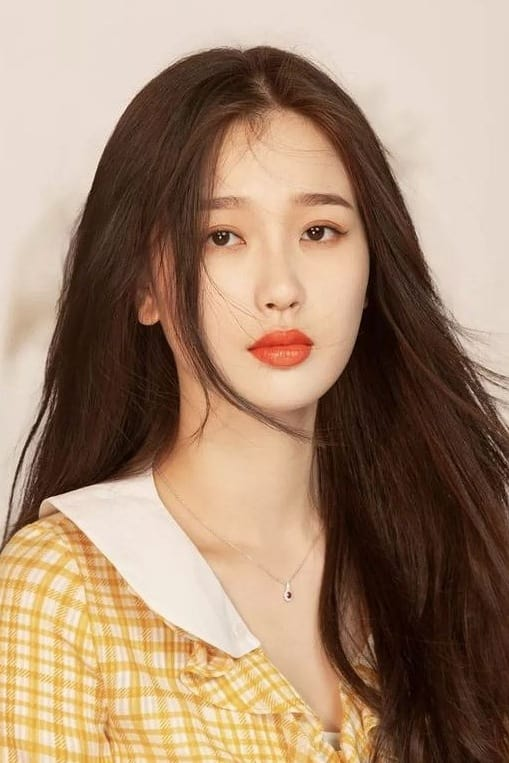
#> input picture pic2.jpg, 509 x 763 px
$ python main.py
#> lines starting #> are read from the running program, lines starting #| are printed output that depends on the picture; after the words box and inside, x2 and y2 are one past the last pixel; in counts of white or black regions, pixels touching at a corner belong together
import cv2
from PIL import Image
import numpy as np
import matplotlib.pyplot as plt


def show_image(img_path):
    # OpenCV
#> called with img_path = 'pic2.jpg'
    img_cv2 = cv2.imread(img_path)
#> img_cv2 is the input picture: shape (763, 509, 3); mean B, G, R 112.7, 136.1, 163.9
    img_cv2_rgb = cv2.cvtColor(img_cv2, cv2.COLOR_BGR2RGB)

    # PIL
    img_pil = Image.open(img_path)

    fig, axs = plt.subplots(1, 2, figsize=(10, 5))
    axs[0].imshow(img_cv2_rgb)
    axs[0].set_title("Зображення з OpenCV")
    axs[0].axis('off')

    axs[1].imshow(img_pil)
    axs[1].set_title("Зображення з PIL")
    axs[1].axis('off')

    plt.show()


def get_image_info(img_path):
#> called with img_path = 'pic2.jpg'
    img = Image.open(img_path)
    print(f"\nImage: {img_path}")
    print(f"Формат: {img.format}")
#| Формат: JPEG
    print(f"Розмір: {img.size}")
#| Розмір: (509, 763)
    print(f"Режим: {img.mode}")
#| Режим: RGB


def show_brightness_histogram(img_path):
#> called with img_path = 'pic2.jpg'
    img = Image.open(img_path).convert("L")
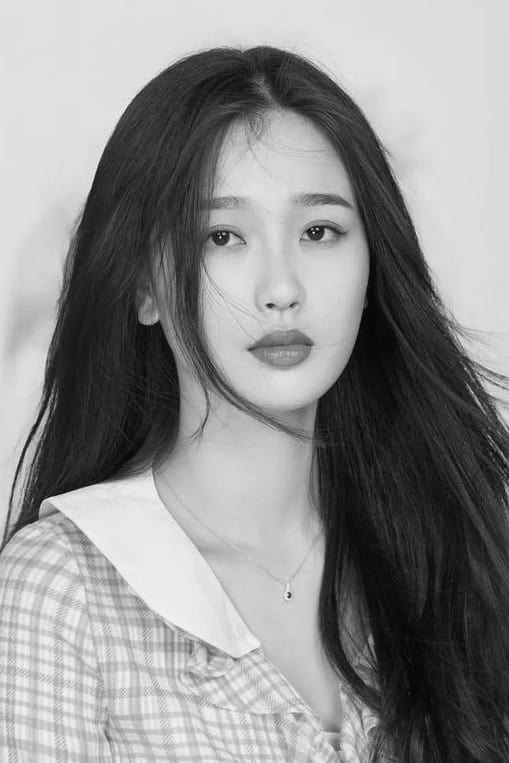
#> img: PIL image 509x763 L; min 4, max 246, mean 141.7
    histogram = img.histogram()
#> histogram = 256 values, max 20073 at index 223, min 0 at index 0, mean 1517.1

    plt.figure(figsize=(8, 6))
    plt.plot(histogram, color='black')
    plt.title("Гістограма яскравості")
    plt.xlabel("Яскравість")
    plt.ylabel("Кількість пікселів")

    plt.show()
#> figure, not shown here; curve peaks at x = 223, y = 20073


def improve_contrast(img_path, output_path):
#> called with img_path = 'pic2.jpg', output_path = 'contrast_pic2.jpg'
    img_cv2 = cv2.imread(img_path)
    img = cv2.cvtColor(img_cv2, cv2.COLOR_BGR2RGB)
    # підвищення контрасту
    contrast = 1.5
    img_contrast = cv2.addWeighted(img, contrast, np.zeros(img.shape, img.dtype), 0, 0)

    cv2.imwrite(output_path, img_contrast)

    plt.imshow(img_contrast)
    plt.title("Покращена контрасність")
    plt.axis('off')

    plt.show()


def apply_filters(img_path):
#> called with img_path = 'pic2.jpg'
    img = cv2.imread(img_path, 0)
#> img: shape (763, 509); min 0, max 250, mean 141.7

    # Гаусовий фільтр
    gaussian = cv2.GaussianBlur(img, (5, 5), 0)

    # Медіанний фільтр
    median = cv2.medianBlur(img, 5)

    # Біквадратний фільтр
    bilateral = cv2.bilateralFilter(img, 9, 75, 75)

    plt.figure(figsize=(10, 7))
    titles = ['Original Image', 'Гаусовий фільтр', 'Медіанний фільтр', 'Біквадратний фільтр']
    images = [img, gaussian, median, bilateral]

    for i in range(4):
        plt.subplot(2, 2, i + 1)
        plt.imshow(images[i], cmap='gray')
        plt.title(titles[i])
        plt.axis('off')

    plt.show()


def sharpen_image(img_path, output_path):
#> called with img_path = 'pic2.jpg', output_path = 'sharpened_pic2.jpg'
    img = cv2.imread(img_path)

    # фільтр для підвищення різкості
    kernel = np.array([[0, -1, 0],
                       [-1, 5, -1],
                       [0, -1, 0]])
    img_sharpened = cv2.filter2D(img, -1, kernel)

    cv2.imwrite(output_path, img_sharpened)

    plt.imshow(cv2.cvtColor(img_sharpened, cv2.COLOR_BGR2RGB))
    plt.title("Підвищена різкість")
    plt.axis('off')

    plt.show()


def threshold_segmentation(img_path):
#> called with img_path = 'pic2.jpg'
    img = cv2.imread(img_path, 0)

    # порогова сегментація з фіксованим порогом
    _, thresh_img = cv2.threshold(img, 127, 255, cv2.THRESH_BINARY)
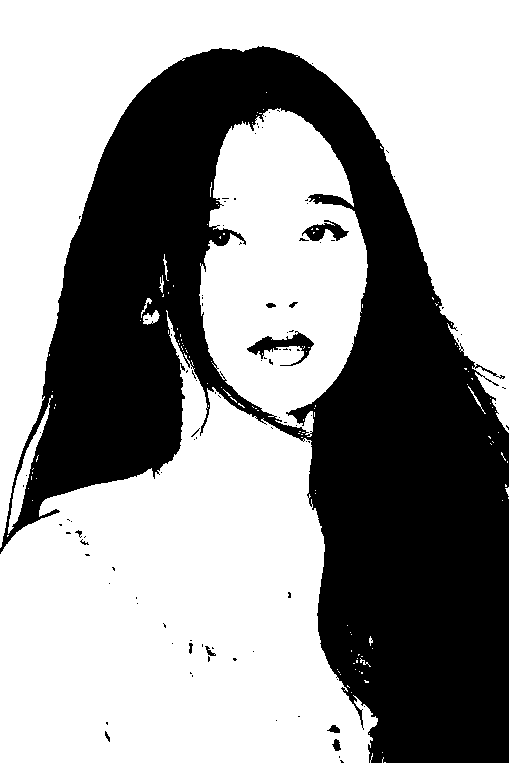
#> thresh_img: shape (763, 509); 60.4% white; 101 black regions (89 under 20 px), largest, box (x1, y1, x2, y2) and area: (0, 46, 509, 763) 151929, (247, 331, 314, 366) 779, (302, 220, 349, 241) 478

    # порогова сегментація з використанням методу Otsu
    _, otsu_img = cv2.threshold(img, 0, 255, cv2.THRESH_BINARY + cv2.THRESH_OTSU)
#> otsu_img: shape (763, 509); 60.6% white; 109 black regions (98 under 20 px), largest, box (x1, y1, x2, y2) and area: (0, 47, 509, 763) 151084, (247, 333, 314, 365) 672, (302, 220, 349, 241) 458

    plt.figure(figsize=(10, 5))
    plt.subplot(1, 2, 1)
    plt.imshow(thresh_img, cmap='gray')
    plt.title("Фіксований поріг")
    plt.axis('off')

    plt.subplot(1, 2, 2)
    plt.imshow(otsu_img, cmap='gray')
    plt.title("Метод Otsu")
    plt.axis('off')

    plt.show()


def watershed_segmentation(img_path):
#> called with img_path = 'pic2.jpg'
    img = cv2.imread(img_path)
    gray = cv2.cvtColor(img, cv2.COLOR_BGR2GRAY)
    _, binary_img = cv2.threshold(gray, 0, 255, cv2.THRESH_BINARY_INV + cv2.THRESH_OTSU)

    # відокремлення переднього та заднього планів
    kernel = np.ones((3, 3), np.uint8)
    sure_bg = cv2.dilate(binary_img, kernel, iterations=3)
#> sure_bg: shape (763, 509); 44.4% white; 21 white regions, largest, box (x1, y1, x2, y2) and area: (0, 44, 509, 763) 166961, (244, 327, 317, 369) 1862, (297, 217, 352, 244) 1090

    dist_transform = cv2.distanceTransform(binary_img, cv2.DIST_L2, 5)
    _, sure_fg = cv2.threshold(dist_transform, 0.7 * dist_transform.max(), 255, 0)
#> sure_fg: shape (763, 509) float32; 1.5% white; 1 white region, box (x1, y1, x2, y2) and area: (459, 590, 509, 763) 5989

    # маркування
    sure_fg = np.uint8(sure_fg)
    unknown = cv2.subtract(sure_bg, sure_fg)
#> unknown: shape (763, 509); 42.9% white; 21 white regions, largest, box (x1, y1, x2, y2) and area: (0, 44, 509, 763) 160972, (244, 327, 317, 369) 1862, (297, 217, 352, 244) 1090
    _, markers = cv2.connectedComponents(sure_fg)

    markers = markers + 1
    markers[unknown == 255] = 0
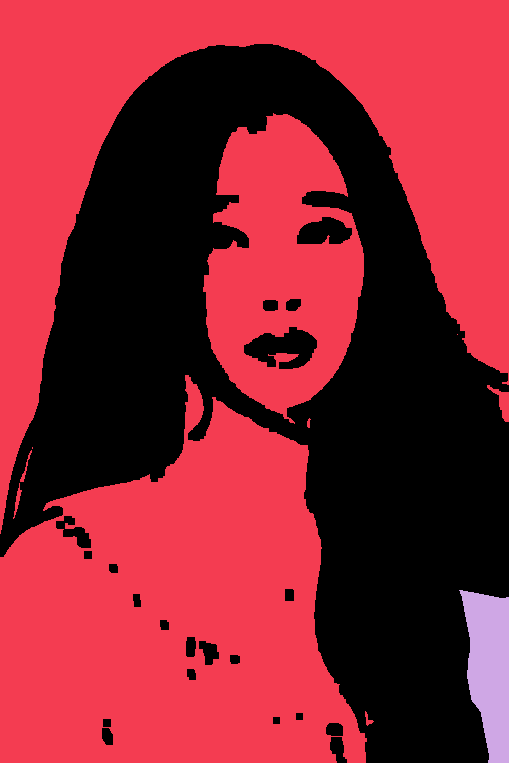
#> markers: shape (763, 509) int32; 3 distinct labels, from 0 to 2; one colour per label, 0 black

    # Watershed
    markers = cv2.watershed(img, markers)
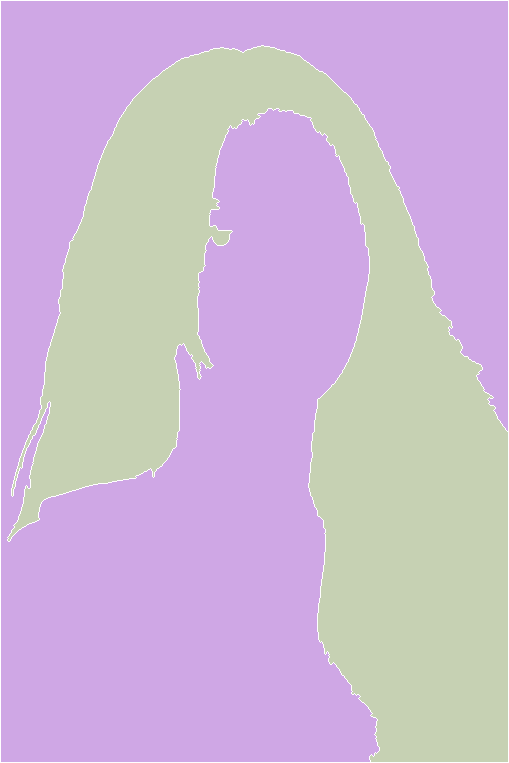
#> markers: shape (763, 509) int32; 3 distinct labels, from -1 to 2; one colour per label, 0 black, -1 white
    img[markers == -1] = [255, 0, 0]
#> img: shape (763, 509, 3)

    plt.imshow(cv2.cvtColor(img, cv2.COLOR_BGR2RGB))
    plt.title("Watershed сегментація")
    plt.axis('off')

    plt.show()


def grabcut_segmentation(img_path):
#> called with img_path = 'pic2.jpg'
    img = cv2.imread(img_path)
    mask = np.zeros(img.shape[:2], np.uint8)

    bgd_model = np.zeros((1, 65), np.float64)
    fgd_model = np.zeros((1, 65), np.float64)

    rect = (50, 50, img.shape[1] - 50, img.shape[0] - 50)
#> rect = (50, 50, 459, 713)

    # GrabCut
    cv2.grabCut(img, mask, rect, bgd_model, fgd_model, 5, cv2.GC_INIT_WITH_RECT)

    # маска для сегментованого зображення
    mask2 = np.where((mask == 2) | (mask == 0), 0, 1).astype('uint8')
    img_result = img * mask2[:, :, np.newaxis]

    plt.imshow(cv2.cvtColor(img_result, cv2.COLOR_BGR2RGB))
    plt.title("GrabCut сегментація")
    plt.axis('off')

    plt.show()


def detect_edges(img_path):
#> called with img_path = 'pic2.jpg'
    img = cv2.imread(img_path, 0)
    # алгоритм Canny
    edges = cv2.Canny(img, 100, 200)
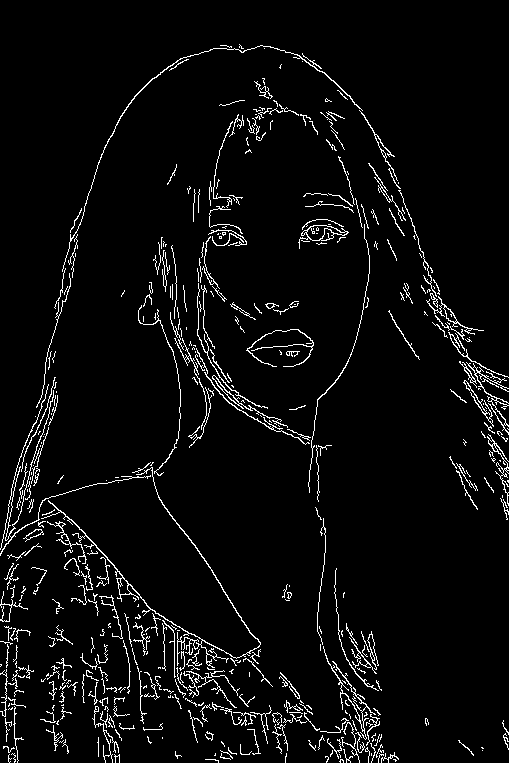
#> edges: shape (763, 509); 4.5% white in thin lines or dots

    plt.imshow(edges, cmap='gray')
    plt.title("Контури облич (Canny)")
    plt.axis('off')

    plt.show()


def sift_detector(img_path):
#> called with img_path = 'pic2.jpg'
    img = cv2.imread(img_path)
    gray = cv2.cvtColor(img, cv2.COLOR_BGR2GRAY)

    # SIFT детектор
    sift = cv2.SIFT_create()
    keypoints, descriptors = sift.detectAndCompute(gray, None)
#> keypoints = 1363 keypoints; strongest (x, y, size): (117, 399, 103.3), (270, 305, 4.1), (289, 597, 2.2), (224, 234, 1.8)

    img_sift = cv2.drawKeypoints(img, keypoints, None)
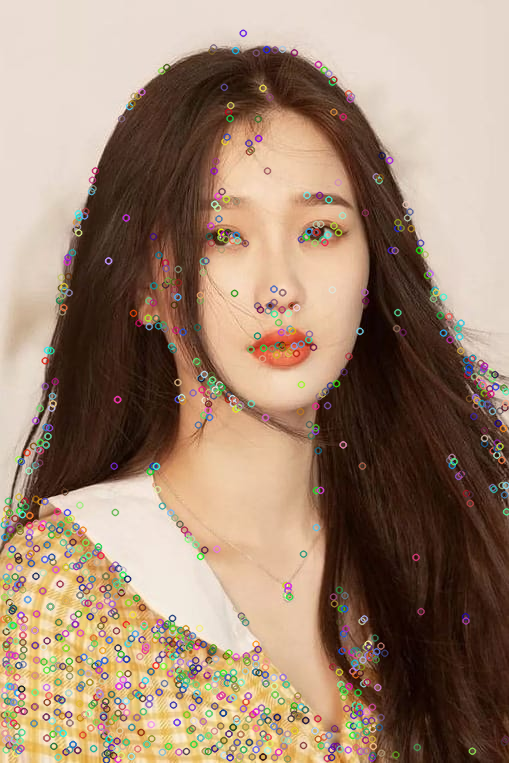
#> img_sift: shape (763, 509, 3); mean B, G, R 113.8, 134.4, 159.9

    plt.imshow(cv2.cvtColor(img_sift, cv2.COLOR_BGR2RGB))
    plt.title("SIFT Детектор")
    plt.axis('off')

    plt.show()


def surf_detector(img_path):
    img = cv2.imread(img_path)
    gray = cv2.cvtColor(img, cv2.COLOR_BGR2GRAY)

    surf = cv2.xfeatures2d.SURF_create(400)
    keypoints, descriptors = surf.detectAndCompute(gray, None)

    img_surf = cv2.drawKeypoints(img, keypoints, None)

    plt.imshow(cv2.cvtColor(img_surf, cv2.COLOR_BGR2RGB))
    plt.title("SURF Детектор")
    plt.axis('off')

    plt.show()


def orb_detector(img_path):
#> called with img_path = 'pic2.jpg'
    img = cv2.imread(img_path)
    gray = cv2.cvtColor(img, cv2.COLOR_BGR2GRAY)

    # ORB детектор
    orb = cv2.ORB_create()
    keypoints, descriptors = orb.detectAndCompute(gray, None)
#> keypoints = 500 keypoints; strongest (x, y, size): (289, 596, 31), (313, 232, 31), (317, 229, 31), (314, 227, 31)

    img_orb = cv2.drawKeypoints(img, keypoints, None, color=(0, 255, 0))

    plt.imshow(cv2.cvtColor(img_orb, cv2.COLOR_BGR2RGB))
    plt.title("ORB Детектор")
    plt.axis('off')

    plt.show()


def hog_descriptor(img_path):
#> called with img_path = 'pic2.jpg'
    img = cv2.imread(img_path, 0)
    hog = cv2.HOGDescriptor()

    h = hog.compute(img)

    plt.plot(h)
    plt.title("HOG Дескриптори")

    plt.show()
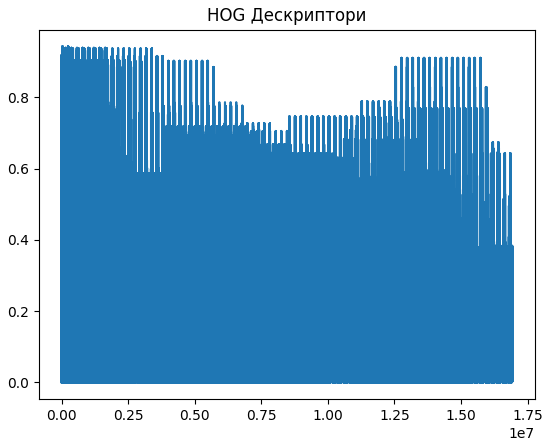
#> figure drawn by matplotlib, 1 panel; curve peaks at x = 25987, y = 0.943


image_path = "pic2.jpg"
output_contrast_image_path = "contrast_pic2.jpg"
output_sharpened_image_path = "sharpened_pic2.jpg"

# 1
show_image(image_path)
get_image_info(image_path)
# 2
show_brightness_histogram(image_path)
improve_contrast(image_path, output_contrast_image_path)
# 3
apply_filters(image_path)
sharpen_image(image_path, output_sharpened_image_path)
# 4
threshold_segmentation(image_path)
watershed_segmentation(image_path)
grabcut_segmentation(image_path)
# 5
detect_edges(image_path)
sift_detector(image_path)
orb_detector(image_path)
hog_descriptor(image_path)

$ run again, with face.jpg copied over pic2.jpg
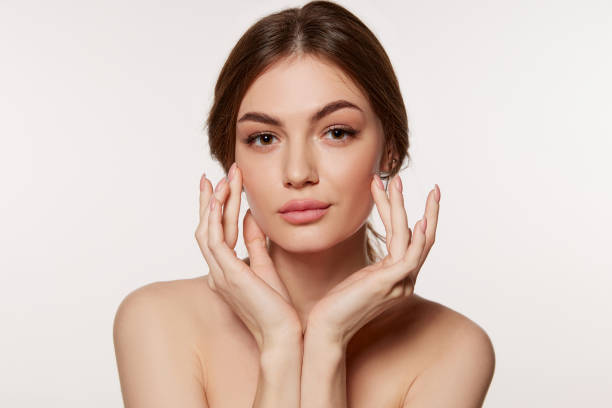
#> input picture face.jpg, 612 x 408 px
#> in show_image, img_cv2 is the input picture: shape (408, 612, 3); mean B, G, R 187.5, 196.4, 216.1
#| Формат: JPEG
#| Розмір: (612, 408)
#| Режим: RGB
#> histogram = 256 values, max 25195 at index 236, min 0 at index 253, mean 975.4
#> in threshold_segmentation, `_, thresh_img = cv2.threshold(img, 127, 255, cv2.THRESH_BINARY)`:
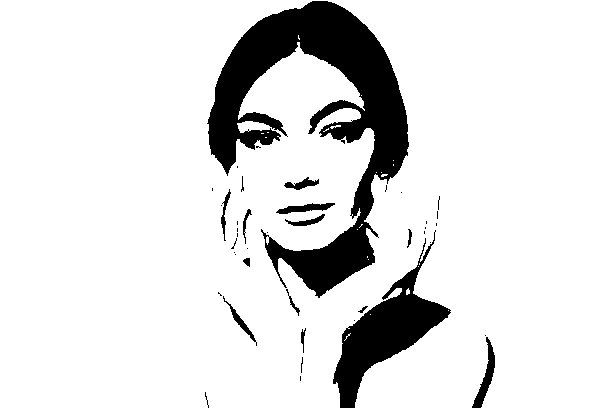
#> thresh_img: shape (408, 612); 88.2% white; 42 black regions (27 under 20 px), largest, box (x1, y1, x2, y2) and area: (207, 1, 409, 298) 21162, (333, 230, 451, 408) 6239, (472, 337, 495, 408) 517
#> otsu_img: shape (408, 612); 83.9% white; 58 black regions (44 under 20 px), largest, box (x1, y1, x2, y2) and area: (207, 0, 409, 408) 26706, (330, 186, 472, 408) 8660, (466, 327, 495, 408) 1077
#> sure_bg: shape (408, 612); 23.1% white; 13 white regions, largest, box (x1, y1, x2, y2) and area: (204, 0, 415, 408) 38887, (327, 183, 498, 408) 12976, (206, 277, 267, 360) 2091
#> unknown: shape (408, 612); 22.5% white; 13 white regions, largest, box (x1, y1, x2, y2) and area: (204, 0, 415, 408) 38258, (327, 183, 498, 408) 12080, (206, 277, 267, 360) 2091
#> edges: shape (408, 612); 2.5% white in thin lines or dots, all inside (x1, y1, x2, y2) = (112, 1, 496, 408)
#> in sift_detector, `keypoints, descriptors = sift.detectAndCompute(gray, None)`: keypoints = 266 keypoints; strongest (x, y, size): (362, 58, 37.9), (408, 280, 10.3), (398, 322, 44.7), (247, 262, 5.2)
#> in orb_detector, `keypoints, descriptors = orb.detectAndCompute(gray, None)`: keypoints = 500 keypoints; strongest (x, y, size): (416, 287, 111.1), (415, 290, 92.6), (416, 289, 77.1), (224, 164, 92.6)
#> in hog_descriptor, `plt.show()`:
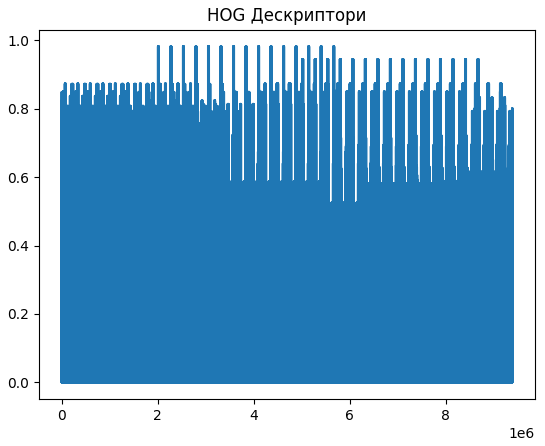
#> figure drawn by matplotlib, 1 panel; curve peaks at x = 2007175, y = 0.982
